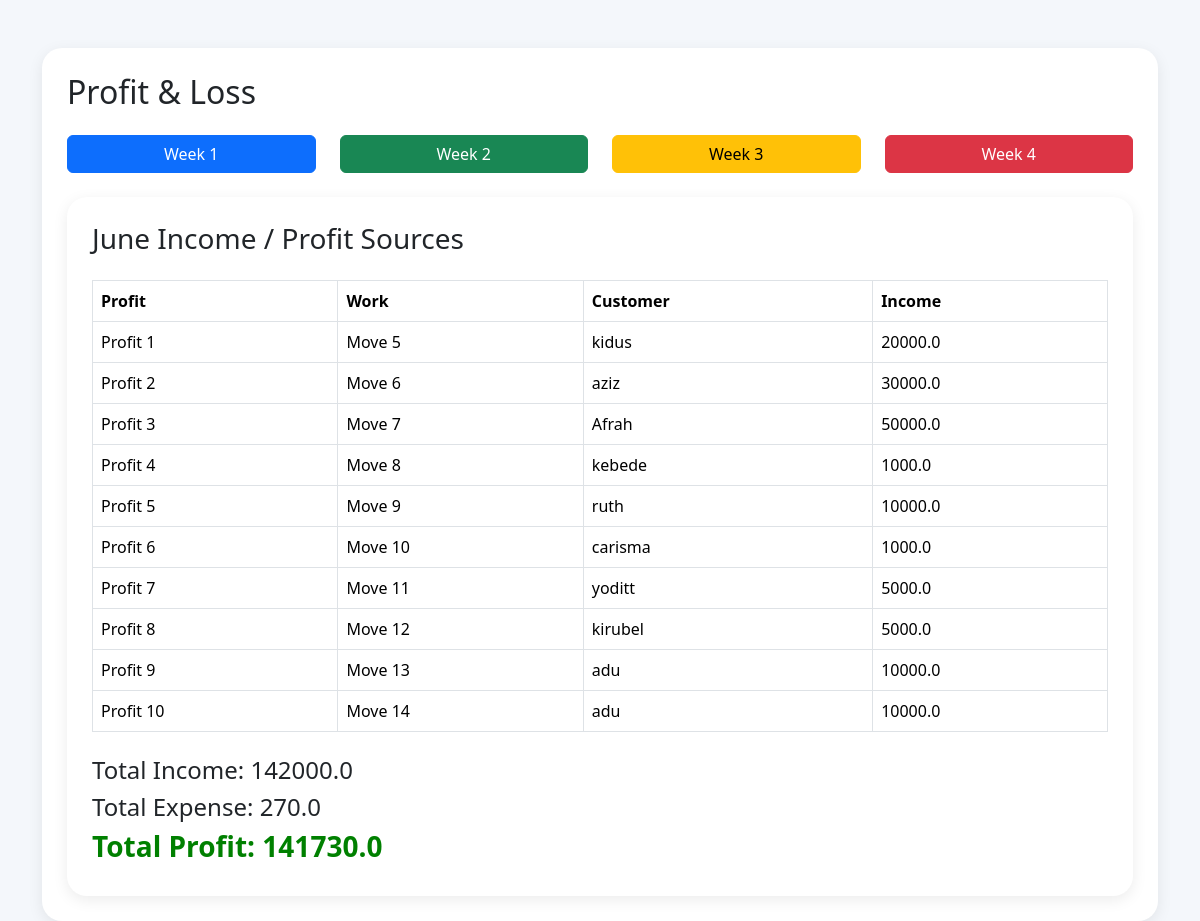
The page /profit-loss/?month=6 on the database its author committed.
### core/models.py (models this page shows, shortened)
class Booking(models.Model):
    TIME_CHOICES = [
        ('Morning', 'Morning'),
        ('Afternoon', 'Afternoon'),
        ('Evening', 'Evening'),
    ]
    OFFICE_CHOICES = [
        ('0979661111', '0979661111'),
        ('0978661111', '0978661111'),
    ]
    customer_name = models.CharField(max_length=100)
    phone = models.CharField(max_length=20)
    office_phone = models.CharField(
        max_length=10,
        choices=OFFICE_CHOICES,
        default='0979661111'
    )
    from_location = models.CharField(max_length=100)
    to_location = models.CharField(max_length=100)
    time = models.CharField(
        max_length=20,
        choices=TIME_CHOICES,
        default='Morning'
    )
    total_price = models.FloatField()
    advance = models.FloatField(default=0)
    extra = models.FloatField(default=0)
    balance = models.FloatField(default=0)
    date = models.DateField(auto_now_add=True)
    status = models.CharField(
        max_length=20,
        default='Pending'
    )

### core/views.py (the view, shortened to what this page needs)
# urls.py: path("profit-loss/", views.profit_loss, name="profit_loss"),
def profit_loss(request):
    months = [
        (1, "January"), (2, "February"), (3, "March"),
        (4, "April"), (5, "May"), (6, "June"),
        (7, "July"), (8, "August"), (9, "September"),
        (10, "October"), (11, "November"), (12, "December"),
    ]
    month = request.GET.get("month")
    week = request.GET.get("week")
    context = {
        "months": months,
        "selected_month": None,
    }
    if not month:
        return render(request, "profit_loss.html", context)
    month = int(month)
    bookings = Booking.objects.filter(date__month=month)
    expenses = Expense.objects.filter(booking__date__month=month)
    total_income = sum(b.total_price or 0 for b in bookings)
    total_expense = expenses.aggregate(
        total=Sum("total")
    )["total"] or 0
    total_profit = total_income - total_expense
    context.update({
        "selected_month": month,
        "selected_month_name": dict(months).get(month),
        "bookings": bookings,
        "total_income": total_income,
        "total_expense": total_expense,
        "total_profit": total_profit,
    })
    return render(request, "profit_loss.html", context)

### templates/profit_loss.html (shortened to what this page needs)
<!doctype html>
<html>
  <head>
    <link
      href="https://cdn.jsdelivr.net/npm/bootstrap@5.3.3/dist/css/bootstrap.min.css"
      rel="stylesheet"
    />
  </head>
  <body>
    <div class="container mt-5">
      <div class="card-box">
        <h2 class="mb-4">Profit & Loss</h2>
        {% if selected_month %}
        <div class="row mt-4">
          <div class="col-md-3">
            <a
              href="?month={{ selected_month }}&week=1"
              class="btn btn-primary w-100"
              >Week 1</a
            >
          </div>
          <div class="col-md-3">
            <a
              href="?month={{ selected_month }}&week=2"
              class="btn btn-success w-100"
              >Week 2</a
            >
          </div>
          <div class="col-md-3">
            <a
              href="?month={{ selected_month }}&week=3"
              class="btn btn-warning w-100"
              >Week 3</a
            >
          </div>
          <div class="col-md-3">
            <a
              href="?month={{ selected_month }}&week=4"
              class="btn btn-danger w-100"
              >Week 4</a
            >
          </div>
        </div>
        <div class="card-box mt-4">
          <h3 class="mb-4">
            {{ selected_month_name }} Income / Profit Sources
          </h3>
          <table class="table table-bordered">
            <thead>
              <tr>
                <th>Profit</th>
                <th>Work</th>
                <th>Customer</th>
                <th>Income</th>
              </tr>
            </thead>
            <tbody>
              {% for booking in bookings %}
              <tr>
                <td>Profit {{ forloop.counter }}</td>
                <td>Move {{ booking.id }}</td>
                <td>{{ booking.customer_name }}</td>
                <td>{{ booking.total_price }}</td>
              </tr>
              {% endfor %}
            </tbody>
          </table>
          <div class="mt-4">
            <h4>Total Income: {{ total_income }}</h4>
            <h4>Total Expense: {{ total_expense }}</h4>
            {% if total_profit > 0 %}
            <h3 class="profit">Total Profit: {{ total_profit }}</h3>
            {% else %}
            <h3 class="loss">Total Loss: {{ total_profit }}</h3>
            {% endif %}
          </div>
        </div>
        {% endif %}
      </div>
    </div>
  </body>
</html>

### templates/profit_loss.html (style rules this page uses)
body { background: #f4f7fb; }
.card-box { background: white; padding: 25px; border-radius: 20px; box-shadow: 0px 4px 15px rgba(0, 0, 0, 0.08); }
.profit { color: green; font-weight: bold; }
table { background: white; }

### rows shown on the page
Booking: id "5", customer_name "kidus", total_price "20000.0"
Booking: id "6", customer_name "aziz", total_price "30000.0"
Booking: id "7", customer_name "Afrah", total_price "50000.0"
Booking: id "8", customer_name "kebede", total_price "1000.0"
Booking: id "9", customer_name "ruth", total_price "10000.0"
Booking: id "10", customer_name "carisma", total_price "1000.0"
Booking: id "11", customer_name "yoditt", total_price "5000.0"
Booking: id "12", customer_name "kirubel", total_price "5000.0"
Booking: id "13", customer_name "adu", total_price "10000.0"
Booking: id "14", customer_name "adu", total_price "10000.0"

### other values the page prints
{{ selected_month_name }} "June"
{{ total_income }} "142000.0"
{{ total_expense }} "270.0"
{{ total_profit }} "141730.0"
